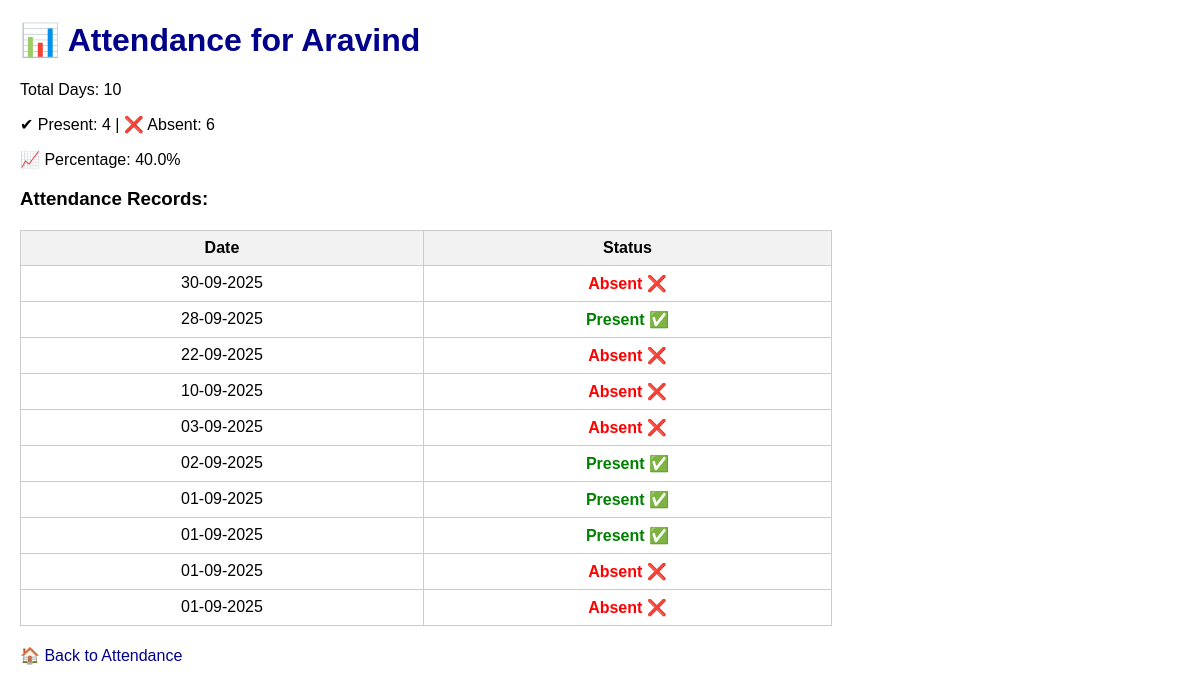
/student/Aravind, run on the app's committed database.
### attendance_app.py (models this page shows)
class Student(db.Model):
    id = db.Column(db.Integer, primary_key=True)
    name = db.Column(db.String(100), unique=True, nullable=False)

class AttendanceRecord(db.Model):
    id = db.Column(db.Integer, primary_key=True)
    student_id = db.Column(db.Integer, db.ForeignKey('student.id'), nullable=False)
    date = db.Column(db.String(20), nullable=False)
    course = db.Column(db.String(100), nullable=False)
    status = db.Column(db.String(1), nullable=False)  # 'P' or 'A'
    info = db.Column(db.String(100), nullable=True)
    student = db.relationship('Student', backref=db.backref('attendance_records', lazy=True))

### attendance_app.py (the view)
@app.route("/student/<name>")
def student_detail(name):
    student = Student.query.filter_by(name=name).first()
    if not student:
        return f"Student {name} not found", 404
    records = AttendanceRecord.query.filter_by(student_id=student.id).all()
    records_list = [(r.date, r.status) for r in records]
    records_list.sort(reverse=True)
    total_days = len(records_list)
    present_count = sum(1 for _, s in records_list if s == "P")
    absent_count = sum(1 for _, s in records_list if s == "A")
    percentage = round((present_count / total_days) * 100, 2) if total_days > 0 else 0
    return render_template("student_detail.html",
                           name=name,
                           records=records_list,
                           total_days=total_days,
                           present_count=present_count,
                           absent_count=absent_count,
                           percentage=percentage)

### templates/student_detail.html (shortened to what this page needs)
<!DOCTYPE html>
<html>
<head>
</head>
<body>
    <h1>📊 Attendance for {{ name }}</h1>
    <p>Total Days: {{ total_days }}</p>
    <p>✔ Present: {{ present_count }} | ❌ Absent: {{ absent_count }}</p>
    <p>📈 Percentage: {{ percentage }}%</p>
    <h3>Attendance Records:</h3>
    <table>
        <tr>
            <th>Date</th>
            <th>Status</th>
        </tr>
        {% for date, status in records %}
        <tr>
            <td>{{ date }}</td>
            <td>
                {% if status == "P" %}
                    <span class="present">Present ✅</span>
                {% elif status == "A" %}
                    <span class="absent">Absent ❌</span>
                {% else %}
                    {{ status }}
                {% endif %}
            </td>
        </tr>
        {% endfor %}
    </table>
    <a href="{{ url_for('home') }}">🏠 Back to Attendance</a>
</body>
</html>

### templates/student_detail.html (style rules this page uses)
body { font-family: Arial; margin: 20px; }
h1 { color: darkblue; }
table { border-collapse: collapse; width: 70%; margin-top: 20px; }
th, td { border: 1px solid #ccc; padding: 8px; text-align: center; }
th { background: #f2f2f2; }
.present { color: green; font-weight: bold; }
.absent { color: red; font-weight: bold; }
a { text-decoration: none; color: darkblue; margin-top: 20px; display: inline-block; }

### data on the page
Student: name "Aravind"
AttendanceRecord: date "30-09-2025", shows "Absent ❌"
AttendanceRecord: date "28-09-2025", shows "Present ✅"
AttendanceRecord: date "22-09-2025", shows "Absent ❌"
AttendanceRecord: date "10-09-2025", shows "Absent ❌"
AttendanceRecord: date "03-09-2025", shows "Absent ❌"
AttendanceRecord: date "02-09-2025", shows "Present ✅"
AttendanceRecord: date "01-09-2025", shows "Present ✅"
AttendanceRecord: date "01-09-2025", shows "Present ✅"
AttendanceRecord: date "01-09-2025", shows "Absent ❌"
AttendanceRecord: date "01-09-2025", shows "Absent ❌"

### other printed values
{{ total_days }} "10"
{{ present_count }} "4"
{{ absent_count }} "6"
{{ percentage }} "40.0"
